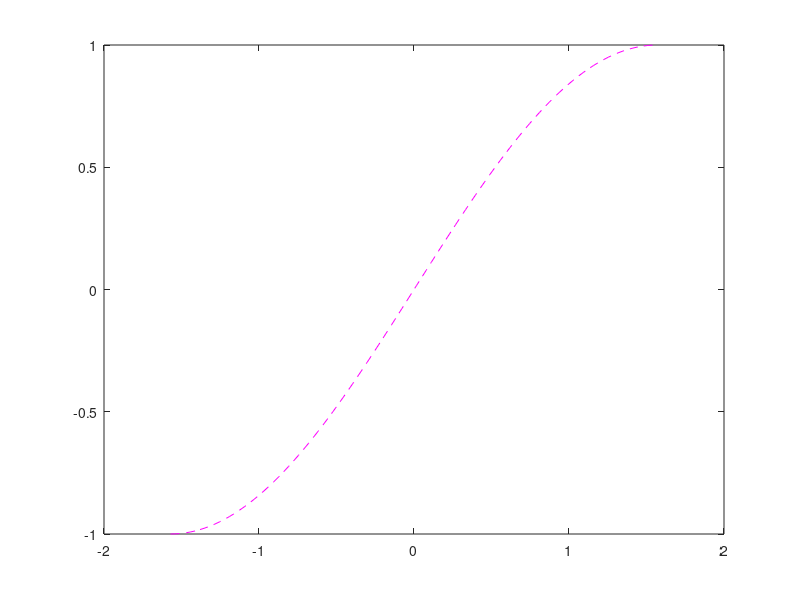

This chart was generated by the following MATLAB code: (Note: this script raises an error after producing the figure.)

f = @(x) sin(x);
n=3;
%generam setul de date
a = - pi / 2;
b = pi / 2;
X = linspace(a,b,n+1);
X = X';
Y = f(X);
xgrafic = linspace (a,b);
plot(xgrafic, f(xgrafic), "--m");
hold on
ydirect = splineLex1PctE(X,Y,xgrafic);
plot(xgrafic,ydirect);